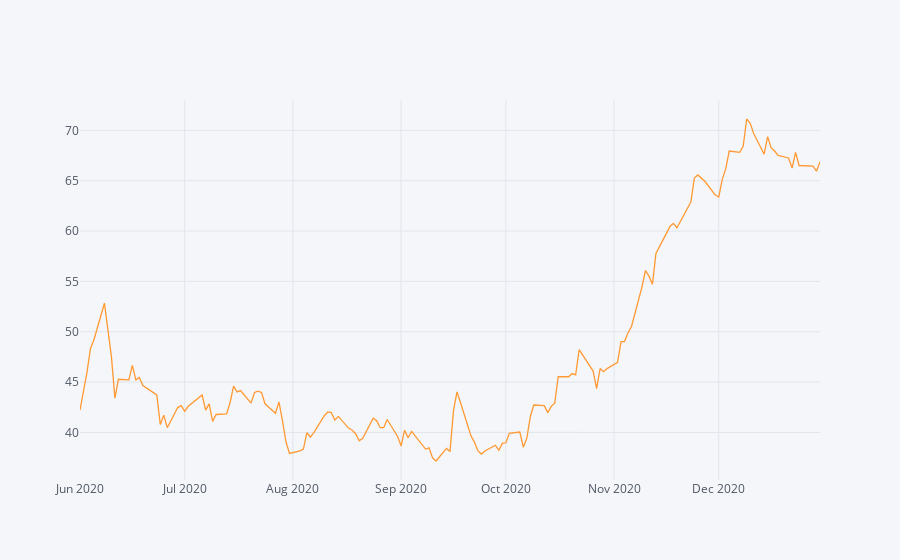

This figure's notebook cell:
### Code cell
df.loc["2020-06":, ("Close", "GE")].iplot()

### Figure 1 — Plotly figure (JSON) as saved in the notebook; plotly's stock layout.template omitted (floating-point values rounded to 4 significant figures; data arrays with more than 128 entries replaced by an {"elided": "..."} marker saying what was removed)
{"data": [{"line": {"color": "rgba(255, 153, 51, 1.0)", "dash": "solid", "shape": "linear", "width": 1.3}, "mode": "lines", "name": "('Close', 'GE')", "text": "", "type": "scatter", "x": {"elided": "149 str values"}, "y": {"elided": "149 float values"}}], "layout": {"legend": {"bgcolor": "#F5F6F9", "font": {"color": "#4D5663"}}, "paper_bgcolor": "#F5F6F9", "plot_bgcolor": "#F5F6F9", "title": {"font": {"color": "#4D5663"}}, "xaxis": {"gridcolor": "#E1E5ED", "showgrid": true, "tickfont": {"color": "#4D5663"}, "title": {"font": {"color": "#4D5663"}, "text": ""}, "zerolinecolor": "#E1E5ED"}, "yaxis": {"gridcolor": "#E1E5ED", "showgrid": true, "tickfont": {"color": "#4D5663"}, "title": {"font": {"color": "#4D5663"}, "text": ""}, "zerolinecolor": "#E1E5ED"}}}
